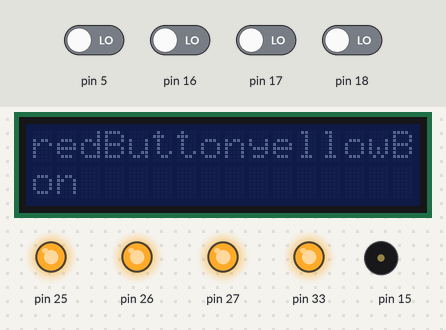
Simulated run of this sketch. Board: Arduino Mega 2560, built with avr-gcc and run on an emulated ATmega2560. Shown: 16×2 character LCD, output pins drawn as LEDs (lit = HIGH), buzzer (waves = sounding). Inputs (shaded band) come from the test bench; at power-on: pin 5, pin 16–18 LOW. What the sketch prints to the serial monitor is not drawn.

Above: at 1.5 s.
1.6 s: pin 5 driven HIGH
At 2.5 s:
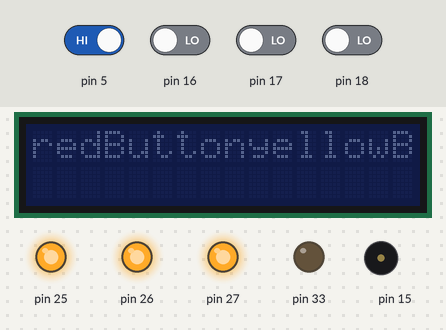
4.2 s: pin 16 driven HIGH
At 5.0 s:
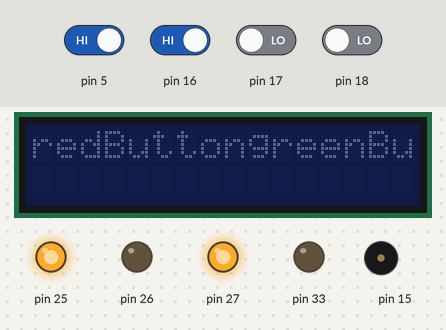
6.7 s: pin 17 driven HIGH
At 7.5 s:
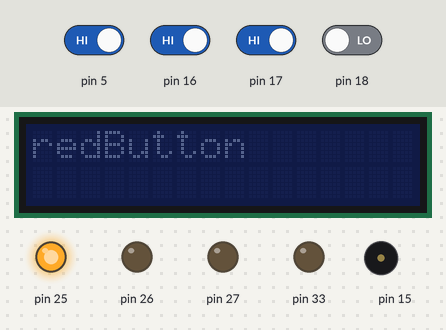
9.2 s: pin 18 driven HIGH
At 10.3 s:
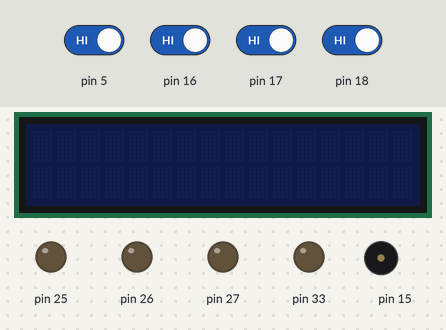
10.9 s: pin 5 driven LOW
At 11.7 s:
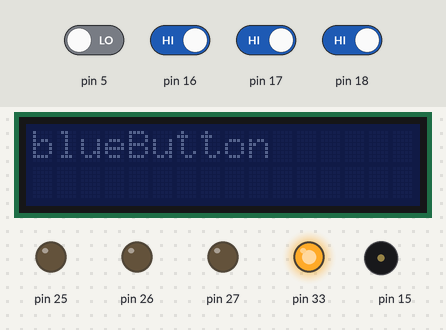
13.4 s: pin 16 driven LOW
At 14.2 s:
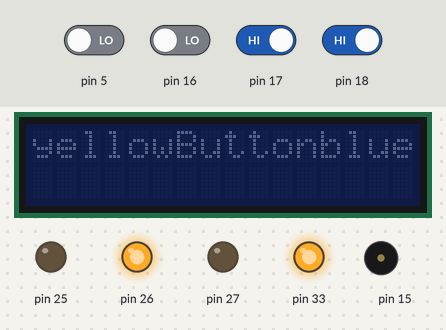
Timing chart, 0 to 16.9 s (numbered marks = the images above; inputs shaded):
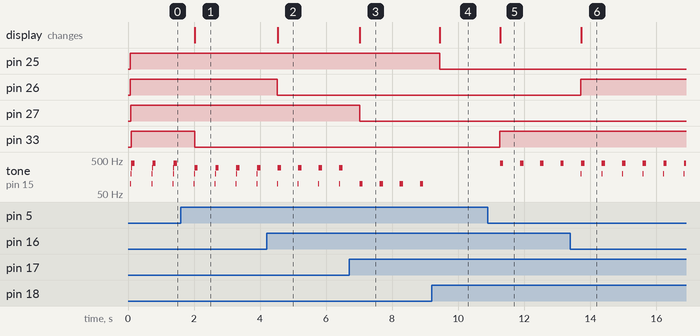

The sketch:

Chaser.ino
```cpp
// Adapted from Project 4 - blue LED added and sequence changed

#include "./Dummy.h"
#include "./LED.h"
#include "./Switch.h"
#include "./Speaker.h"

#include <Wire.h>
#include <LiquidCrystal_I2C.h>


// merged software-only demo with ESP Project 4
// worked through bugs...
// works on ESP32
// migrated to Mega... seems okay
//
//


int count = 0;


void setup() {

  Serial.begin(115200);
  Serial.println("Start of Chaser Demo");


  String name = "";

  int x = 0;

  Dummy dummy("dummy",count);

  dummy.set(x);


  x = dummy.get();

  name = dummy.getName();


  Serial.print(name);
  Serial.print( " is ");
  Serial.println( x );


// These are the ESP32 LED connections
  LED greenLED("greenLED",27);
  LED yellowLED("yellowLED",26);
  LED redLED("redLED",25);
  LED blueLED("blueLED",33);


  Switch redButton("redButton",18);
  Switch yellowButton("yellowButton",16);
  Switch greenButton("greenButton",17);
  Switch blueButton("blueButton",5);


  Speaker speaker("speaker",15);


  LiquidCrystal_I2C display(0x27,16,2); // set the LCD address to 0x27 for a 16 chars and 2 line display
  display.init();
  //display.autoscroll();


  while ( true ){

    if ( redButton.poll() == 1 ){
      redLED.on();
      //display.setCursor(0,0);
      display.print("redButton");
      speaker.freq(100);
    } else {
      redLED.off();
    }

    if ( yellowButton.poll() == 1 ){
      yellowLED.on();
      //display.setCursor(0,0);
      display.print("yellowButton");
      speaker.freq(200);
    } else {
      yellowLED.off();
    }

    if ( greenButton.poll() == 1 ){
      greenLED.on();
      //display.setCursor(0,0);
      display.print("greenButton");
      speaker.freq(300);
    } else {
      greenLED.off();
    }

    if ( blueButton.poll() == 1 ){
      blueLED.on();
      //display.setCursor(0,0);
      display.print("blueButton");
      speaker.freq(400);
    } else {
      blueLED.off();
    }

    //redButton.tell();
    //yellowButton.tell();

    delay(100);

    speaker.off();

    delay(500);

    //display.setCursor(0,0);
    //display.print("                         ");
    display.clear();


  } // while loop


}

void loop() {

  // Avoid the void loop() .....causes out-of-scope things to happen

}
```

Dummy.cpp
```cpp
#include "Arduino.h"
#include "Dummy.h"


 // CONSTRUCTOR(S)

Dummy::Dummy(String name , int initialValue)
{
    myValue = initialValue;

    myName = name;
}


// SETTERS

void Dummy::set(int value)
{
   myValue = value;
}


void Dummy::setName(String value)
{
   myName = value;
}


// GETTERS

int Dummy::get()
{
   return myValue;
}


String Dummy::getName()
{
   return myName;
}


// METHODS

void Dummy::myMethod()
{
   //cout << "called myMethod\n";
    Serial.println("called myMethod\n");

}


void Dummy::twice()
{
    int p;
    p = get();
    p = p * 2;
    set(p);
}


void Dummy::tell()
{

    int value;

    String name;

    value = get();

    name = getName();

    Serial.print("tell:- ");
    Serial.print(name);
    Serial.print( " is ");
    Serial.println( value );

}
 
```

Dummy.h
```cpp
#ifndef Dummy_h

#define Dummy_h

#include "Arduino.h"


class Dummy
{

public:
    Dummy(String name ,int value);

    //SETTERS
    void set(int value);
    void setName(String value);

    // GETTERS
    int get();
    String getName();

    // METHODS
    void myMethod();
    void twice();
    void tell();


    private:
    // OBJECT VARIABLES
    int myValue;
    String myName;


}; // end of class Dummy. NEVER! forget the ';' !!!!


#endif
```

LED.cpp
```cpp
#include "Arduino.h"
#include "LED.h"


 // CONSTRUCTOR(S)

LED::LED(String name , int initialValue)
{
    myName = name;

    myPinNumber = initialValue;

    pinMode(myPinNumber, OUTPUT);

    digitalWrite(myPinNumber, LOW);

}


// SETTERS

void LED::setName(String value)
{
   myName = value;
}


void LED::setPinNumber(int value)
{
   myPinNumber = value;
}


void LED::setState(int value)
{
   myState = value;

   digitalWrite(myPinNumber, myState);
}

// GETTERS

String LED::getName()
{
   return myName;
}

int LED::getPinNumber()
{
   return myPinNumber;
}

int LED::getState()
{
   int value;
   value = myState;
   return( value );
}


// METHODS

void LED::myMethod()
{
   //cout << "called myMethod\n";
    Serial.println("called myMethod\n");

}

    void LED::on(){

      setState(1);


    }

    void LED::off(){

      setState(0);

    }


void LED::tell()
{

    int value;

    String name;
    int number;
    int state;


    name = getName();
    number = getPinNumber();
    state = getState();

    Serial.print("tell:- LED named ");
    Serial.print(name);
    Serial.print( " , pin number ");
    Serial.print( number );
    Serial.print( " is ");
    Serial.println(state);

}
 
```

LED.h
```cpp
#ifndef LED_h

#define LED_h

#include "Arduino.h"


class LED
{

public:
    LED(String name ,int pinNumber);

    //SETTERS
    void setName(String value);
    void setPinNumber(int value);
    void setState(int value);


    // GETTERS
    String getName();
    int getPinNumber();
    int getState();

    // METHODS
    void myMethod();
    void on();
    void off();
    void tell();


    private:
    // OBJECT VARIABLES

    String myName;
    int myPinNumber;
    int myState;


}; // end of class LED. NEVER! forget the ';' !!!!


#endif
```

Speaker.cpp
```cpp
#include "Arduino.h"
#include "Speaker.h"


 // CONSTRUCTOR(S)

Speaker::Speaker(String name , int initialValue)
{
    myName = name;

    myPinNumber = initialValue;

    pinMode(myPinNumber, OUTPUT );

    noTone(myPinNumber);

}


// SETTERS

void Speaker::setName(String value)
{
   myName = value;
}


void Speaker::setPinNumber(int value)
{
   myPinNumber = value;
}

void Speaker::setFrequency(int value)
{
   myFrequency = value;
    tone(myPinNumber, value );
}


// GETTERS

String Speaker::getName()
{
   return myName;
}

int Speaker::getPinNumber()
{
   return myPinNumber;
}

int Speaker::getFrequency()
{
   int value;
   value = myFrequency;
   return( value );
}


// METHODS

void Speaker::myMethod()
{
   //cout << "called myMethod\n";
    Serial.println("called myMethod\n");

}

void Speaker::freq(int value)
{
    myFrequency = value;
    tone(myPinNumber, value );

}

void Speaker::off()
{

 noTone(myPinNumber);

}

 
```

Speaker.h
```cpp
#ifndef Speaker_h

#define Speaker_h

#include "Arduino.h"


class Speaker
{

public:
    Speaker(String name ,int pinNumber);

    //SETTERS
    void setName(String value);
    void setPinNumber(int value);
    void setFrequency(int value);


    // GETTERS
    String getName();
    int getPinNumber();
    int getFrequency();


    // METHODS
    void myMethod();
    void tell();
    void freq(int value);
    void off();


    private:
    // OBJECT VARIABLES

    String myName;
    int myPinNumber;
    int myFrequency;


}; // end of class Speaker. NEVER! forget the ';' !!!!


#endif
```

Switch.cpp
```cpp
#include "Arduino.h"
#include "Switch.h"


 // CONSTRUCTOR(S)

Switch::Switch(String name , int initialValue)
{
    myName = name;

    myPinNumber = initialValue;

    pinMode(myPinNumber, INPUT);

    myState = ! digitalRead(myPinNumber);


}


// SETTERS

void Switch::setName(String value)
{
   myName = value;
}


void Switch::setPinNumber(int value)
{
   myPinNumber = value;
}


// GETTERS

String Switch::getName()
{
   return myName;
}

int Switch::getPinNumber()
{
   return myPinNumber;
}

int Switch::getState()
{
   int value;
   myState = ! digitalRead(myPinNumber);
   value = myState;
   return( value );
}


// METHODS

void Switch::myMethod()
{
   //cout << "called myMethod\n";
    Serial.println("called myMethod\n");

}

int Switch::poll()
{
   int value;
   myState = ! digitalRead(myPinNumber);
   value = myState;
   return( value );
}


void Switch::tell()
{

    int value;

    String name;
    int number;
    int state;


    name = getName();
    number = getPinNumber();
    state = getState();

    Serial.print("tell:- Switch named ");
    Serial.print(name);
    Serial.print( " , pin number ");
    Serial.print( number );
    Serial.print( " is ");
    Serial.println(state);

}
 
```

Switch.h
```cpp
#ifndef Switch_h

#define Switch_h

#include "Arduino.h"


class Switch
{

public:
    Switch(String name ,int pinNumber);

    //SETTERS
    void setName(String value);
    void setPinNumber(int value);


    // GETTERS
    String getName();
    int getPinNumber();
    int getState();

    // METHODS
    void myMethod();
    int poll();
    void tell();


    private:
    // OBJECT VARIABLES

    String myName;
    int myPinNumber;
    int myState;


}; // end of class Switch. NEVER! forget the ';' !!!!


#endif
```

Measured:
- after the input at 1.6 s, pin 33: HIGH → LOW after 0.42 s; the display: changes after 0.42 s (image 1)
- after the input at 4.2 s, pin 26: HIGH → LOW after 0.33 s; the display: changes after 0.34 s (image 2)
- after the input at 6.7 s, pin 27: HIGH → LOW after 0.31 s; the display: changes after 0.31 s (image 3)
- after the input at 9.2 s, pin 25: HIGH → LOW after 0.25 s; tone on pin 15: stops changing and stays silent; the display: changes after 0.25 s (image 4)
- after the input at 10.9 s, pin 33: LOW → HIGH after 0.36 s; tone on pin 15: alternates 400 Hz for 0.10 s and silent for 0.51 s, starting after 0.37 s; the display: changes after 0.37 s (image 5)
- after the input at 13.4 s, pin 26: LOW → HIGH after 0.31 s; the display: changes after 0.33 s (image 6)
- by itself, tone on pin 15: repeats every 0.63 s: 200 Hz 0.01 s, 300 Hz 0.10 s, silent 0.51 s, 100 Hz 0.01 s
